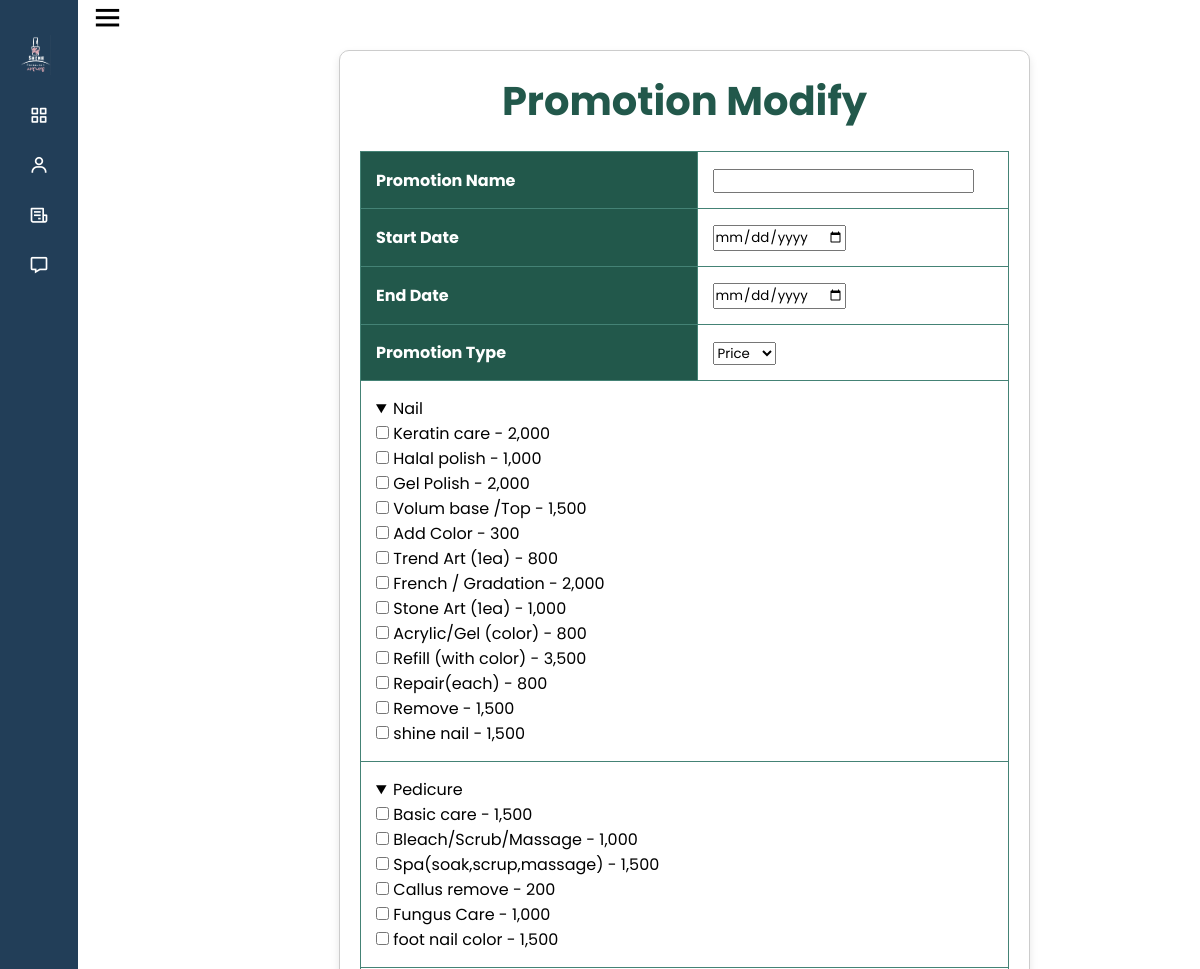
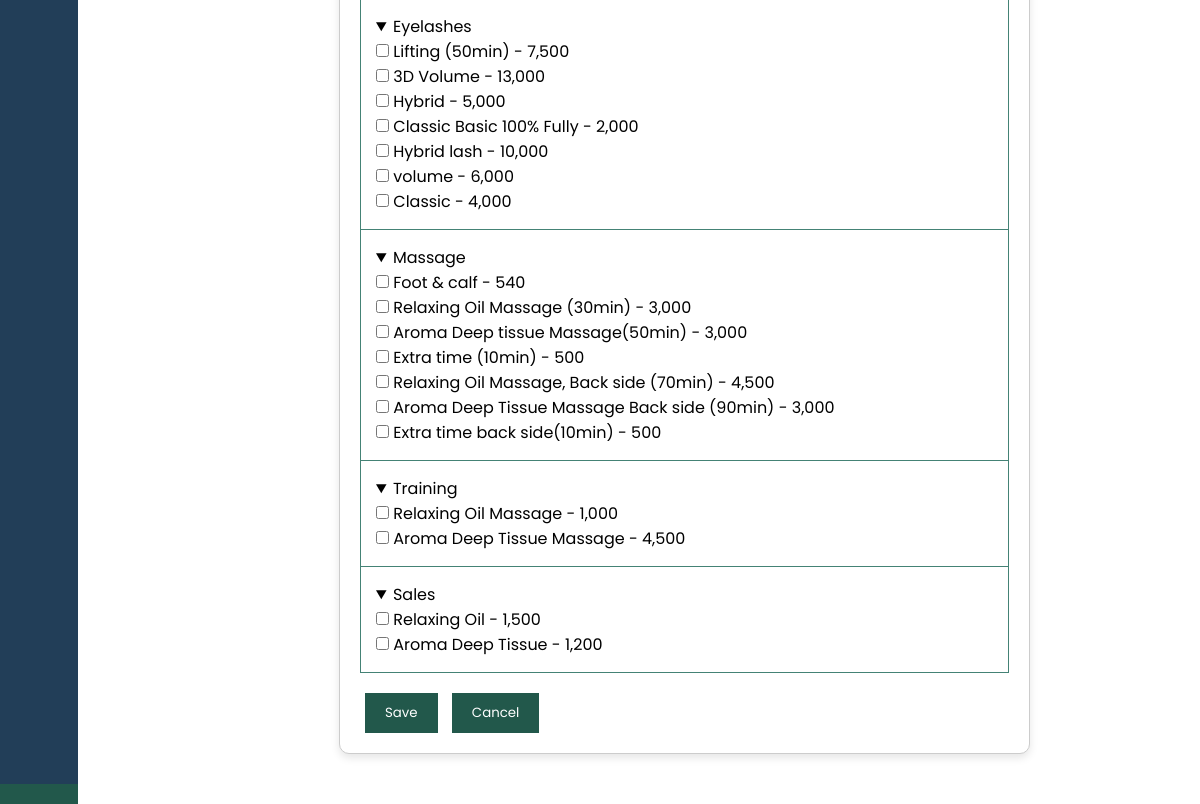
/promotion_modify.php, run on the app's committed database (2 pictures, top to bottom).
### tables this page shows
CREATE TABLE IF NOT EXISTS `service_item` (
  `si_no` int(11) NOT NULL AUTO_INCREMENT,
  `si_cat` varchar(255) DEFAULT NULL,
  `si_service_name` varchar(50) NOT NULL,
  `si_price` int(11) NOT NULL,
  `si_promotion_price` int(11) DEFAULT NULL,
  `si_image1` varchar(255) DEFAULT NULL,
  `si_image2` varchar(255) DEFAULT NULL,
  `si_image3` varchar(255) DEFAULT NULL,
  `si_ext1` varchar(255) DEFAULT NULL,
  `si_ext2` varchar(255) DEFAULT NULL,
  `si_ext3` varchar(255) DEFAULT NULL,
  `si_description` text NOT NULL,
  `si_show` tinyint(1) DEFAULT '0',
  PRIMARY KEY (`si_no`)
);

### promotion_modify.php (the view, shortened to what this page needs)
<?php
include 'common.php';
$sql = "SELECT si_no, si_cat, si_service_name, si_price FROM service_item";
$result = $conn->query($sql);
$services = [];
if ($result->num_rows > 0) {
    while ($row = $result->fetch_assoc()) {
        $services[$row['si_cat']][] = $row;
    }
}
$promotion = null;
?>
<!DOCTYPE html>
<html lang="en">
<head>
    <link rel="stylesheet" type="text/css" href="./css/promotion_add.css">
</head>
<body>
<?php include "side_bar.php"; ?><br>
<div class="container">
    <h1>Promotion Modify</h1>
    <form method="POST" action="">
    <table class="customer-table">
        <tr>
            <th>Promotion Name</th>
            <td colspan="2"><input type="text" name="p_name" value="<?php echo htmlspecialchars($promotion['p_name'] ?? ''); ?>" required></td>
        </tr>
        <tr>
            <th>Start Date</th>
            <td colspan="2"><input type="date" name="p_s_date" value="<?php echo htmlspecialchars($promotion['p_s_date'] ?? ''); ?>" required></td>
        </tr>
        <tr>
            <th>End Date</th>
            <td colspan="2"><input type="date" name="p_e_date" value="<?php echo htmlspecialchars($promotion['p_e_date'] ?? ''); ?>" required></td>
        </tr>
        <tr>
            <th>Promotion Type</th>
            <td>
                <select name="promotionType" id="promotionType" onchange="togglePromotionInput()">
                    <option value="Price" <?php echo (!$promotion['p_rate_price'] || is_numeric($promotion['p_rate_price'])) ? 'selected' : ''; ?>>Price</option>
                </select>
            </td>
        </tr>
        <?php
        $categories = [
            'N' => 'Nail',
            'P' => 'Pedicure',
            'E' => 'Eyelashes',
            'M' => 'Massage',
            'T' => 'Training',
            'S' => 'Sales'
        ];
        foreach ($categories as $cat => $cat_name) {
            echo "<tr>";
            echo "<td colspan='2'>";
            echo "<details open>";
            echo "<summary>$cat_name</summary>";
            if (isset($services[$cat])) {
                foreach ($services[$cat] as $index => $service) {
                    $service_name = htmlspecialchars($service['si_service_name'] ?? '');
                    $price = htmlspecialchars($service['si_price'] ?? '');
                    $service_value = $cat . "|" . $service_name . "|" . $price;
                    $serviceId = $cat . "-" . $index;
                    $checked = isset($existing_services[$cat][$service['si_no']]) ? 'checked' : '';
                    echo "<input type='checkbox' id='$serviceId' name='selected_services[]' value='$service_value' $checked onchange=\"toggleServiceInput('$serviceId')\"> $service_name - " . number_format($price);
                    echo "<div id='input-$serviceId' style='display: none;'><input type='text' name='pro_s_price[$service_value]' placeholder='Enter Promotion price' value=\"" . (htmlspecialchars($_POST['pro_s_price'][$service_value] ?? '')) . "\"></div><br>";
                }
            } else {
                echo "<p>No services available for $cat_name.</p>";
            }
            echo "</details>";
            echo "</td>";
            echo "</tr>";
        }
        ?>
    </table>
    <div class="buttons">
            <button type="submit" class="page-btn">Save</button>
            <button type="button" class="page-btn" onclick="window.location.href='promotion_list.php'">Cancel</button>
        </div>
</form>
</div>
</body>
</html>

### css/promotion_add.css (style rules this page uses)
h1 { text-align: center; font-size: 40px; color: #22584b; }
.container { width: 70%; margin: 50px; margin-left:280px; padding: 20px; background-color: #ffffff; border: 1px solid #ccc; border-radius: 10px; box-shadow: 0 4px 8px rgba(0, 0, 0, 0.1); }
.customer-table { width: 100%; margin: 20px auto; border-collapse: collapse; }
.customer-table th, .customer-table td { border: 1px solid #448275; padding: 15px; text-align: left; }
.customer-table th { background-color: #22584b; color: #ffffff; }
.customer-table tbody tr:nth-child(even) { background-color: white; }
.page-btn { background-color: #22584b; color: white; border: none; padding: 10px 20px; margin: 0 5px; cursor: pointer; }

### css/side_bar.css (style rules this page uses)
* { margin: 0; padding: 0; box-sizing: border-box; font-family: 'Poppins', sans-serif; }
body { display: flex; margin-right: 10%; }

### data on the page
service_item: si_service_name "Keratin care", si_price "2,000"
service_item: si_service_name "Halal polish", si_price "1,000"
service_item: si_service_name "Gel Polish", si_price "2,000"
service_item: si_service_name "Volum base /Top", si_price "1,500"
service_item: si_service_name "Add Color", si_price "300"
service_item: si_service_name "Trend Art (1ea)", si_price "800"
service_item: si_service_name "French / Gradation", si_price "2,000"
service_item: si_service_name "Stone Art (1ea)", si_price "1,000"
service_item: si_service_name "Acrylic/Gel (color)", si_price "800"
service_item: si_service_name "Refill (with color)", si_price "3,500"
service_item: si_service_name "Repair(each)", si_price "800"
service_item: si_service_name "Remove", si_price "1,500"
service_item: si_service_name "shine nail", si_price "1,500"
service_item: si_service_name "Basic care", si_price "1,500"
service_item: si_service_name "Bleach/Scrub/Massage", si_price "1,000"
service_item: si_service_name "Spa(soak,scrup,massage)", si_price "1,500"
service_item: si_service_name "Callus remove", si_price "200"
service_item: si_service_name "Fungus Care", si_price "1,000"
service_item: si_service_name "foot nail color", si_price "1,500"
service_item: si_service_name "Lifting (50min)", si_price "7,500"
service_item: si_service_name "3D Volume", si_price "13,000"
service_item: si_service_name "Hybrid", si_price "5,000"
service_item: si_service_name "Classic Basic 100% Fully", si_price "2,000"
service_item: si_service_name "Hybrid lash", si_price "10,000"
service_item: si_service_name "volume", si_price "6,000"
service_item: si_service_name "Classic", si_price "4,000"
service_item: si_service_name "Foot & calf", si_price "540"
service_item: si_service_name "Relaxing Oil Massage (30min)", si_price "3,000"
service_item: si_service_name "Aroma Deep tissue Massage(50min)", si_price "3,000"
service_item: si_service_name "Extra time (10min)", si_price "500"
service_item: si_service_name "Relaxing Oil Massage, Back side (70min)", si_price "4,500"
service_item: si_service_name "Aroma Deep Tissue Massage Back side (90min)", si_price "3,000"
service_item: si_service_name "Extra time back side(10min)", si_price "500"
service_item: si_service_name "Relaxing Oil Massage", si_price "1,000"
service_item: si_service_name "Aroma Deep Tissue Massage", si_price "4,500"
service_item: si_service_name "Relaxing Oil", si_price "1,500"
service_item: si_service_name "Aroma Deep Tissue", si_price "1,200"

### other printed values
$cat_name "Nail"
$cat_name "Pedicure"
$cat_name "Eyelashes"
$cat_name "Massage"
$cat_name "Training"
$cat_name "Sales"
